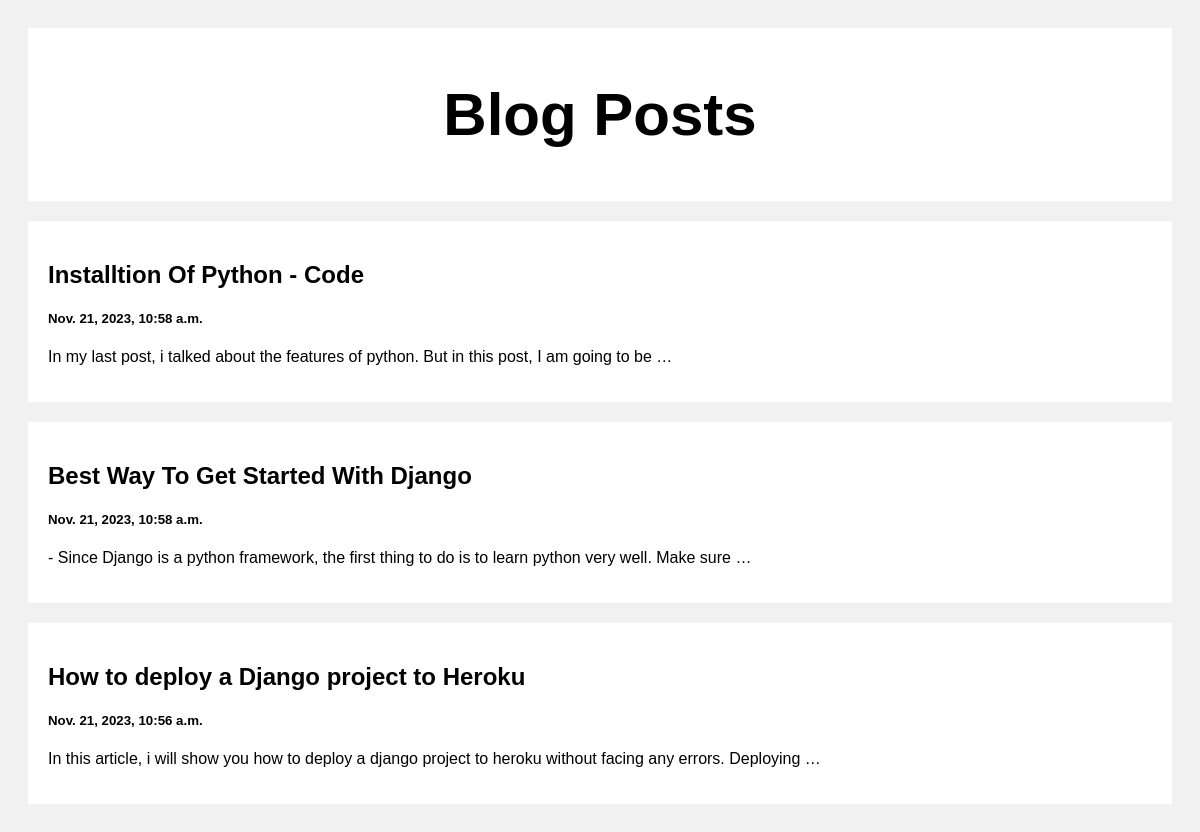
The page / on the database its author committed.
### posts/models.py (models this page shows)
class Post(models.Model):
  title = models.CharField(max_length=100)
  body = models.CharField(max_length=1000000)
  created_at = models.DateTimeField(default=datetime.now, blank=True) # default is current time

### posts/views.py (the view)
# urls.py: path('', views.index, name='index'),
def index(request):
  posts = Post.objects.all() # queryng all the posts
  print(posts)
  return render(request, 'index.html', {'posts': posts})

### templates/index.html (shortened to what this page needs)
<!DOCTYPE html>
<html>
<head>
</head>
<body>
<div class="header">
  <h2>Blog Posts</h2>
</div>
<div class="row">
  <div class="leftcolumn">
    {% for post in posts reversed %}
    <div class="card">
      <a style="text-decoration: none; color: black;" href="/post/{{post.id}}">
        <h2>{{post.title}}</h2>
        <h5>{{post.created_at}}</h5>
        <p>{{post.body|truncatewords:20}}</p>
      </a>
    </div>
    {% endfor %}
  </div>
</div>
</body>
</html>

### templates/index.html (style rules this page uses)
* { box-sizing: border-box; }
body { font-family: Arial; padding: 20px; background: #f1f1f1; }
.header { padding: 2px; font-size: 40px; text-align: center; background: white; }
.leftcolumn { float: left; width: 100%; }
.card { background-color: white; padding: 20px; margin-top: 20px; }
.row:after { content: ""; display: table; clear: both; }

### rows shown on the page
Post: title "Installtion Of Python - Code", created_at "Nov. 21, 2023, 10:58 a.m.", body "In my last post, i talked about the features of python. But in this post, I am going to be …"
Post: title "Best Way To Get Started With Django", created_at "Nov. 21, 2023, 10:58 a.m.", body "- Since Django is a python framework, the first thing to do is to learn python very well. Make sure …"
Post: title "How to deploy a Django project to Heroku", created_at "Nov. 21, 2023, 10:56 a.m.", body "In this article, i will show you how to deploy a django project to heroku without facing any errors. Deploying …"
